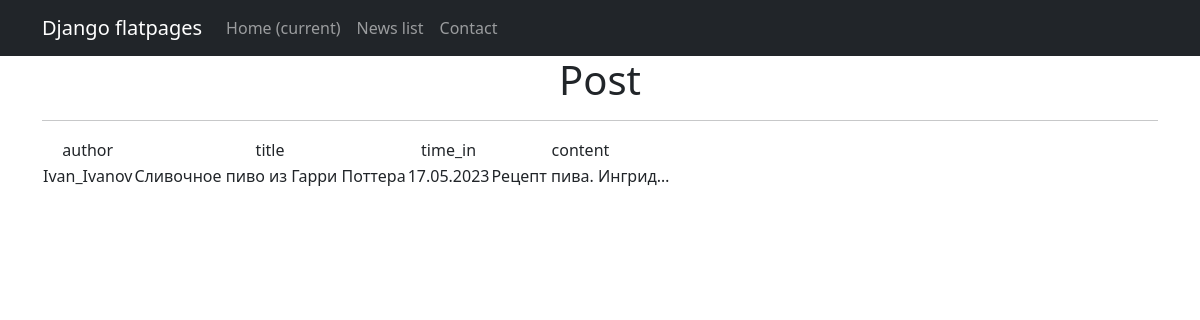
The page /news/1/ on the database its author committed.
### news_portal/models.py (models this page shows, shortened)
class Post(models.Model):
    author = models.ForeignKey(Author, on_delete=models.CASCADE)
    post_kind = models.CharField(max_length=1, choices=KIND, default=news)
    time_in = models.DateTimeField(auto_now_add=True)
    category = models.ManyToManyField(Category, through='PostCategory')
    title = models.CharField(max_length=255)
    content = models.TextField()
    post_rating = models.IntegerField(default=0)

class Author(models.Model):
    author = models.OneToOneField(User, on_delete=models.CASCADE)
    author_rating = models.IntegerField(default=0)
    def __str__(self):
        return self.author.username

### news_portal/views.py (the view)
# urls.py: path('<int:pk>/', PostDetail.as_view(), name='news_one'),
class PostDetail(DetailView):
    model = Post
    template_name = 'news_one.html'
    context_object_name = 'news_one'
    pk_url_kwarg = 'pk'

### templates/news_one.html (shortened to what this page needs)
{% extends 'flatpages/default.html' %}
{% block content %}
   <h1>Post</h1>
   <hr>
   {% if news_one %}
       <table>
           <tr>
               <td>author</td>
               <td>title</td>
               <td>time_in</td>
               <td>content</td>
           </tr>
           <tr>
               <td>{{ news_one.author }}</td>
               <td>{{ news_one.title }}</td>
               <td>{{ news_one.time_in|date:'d.m.Y' }}</td>
               <td>{{ news_one.content|truncatechars:20 }}</td>
           </tr>
       </table>
   {% else %}
       <h2>No news!</h2>
   {% endif %}
{% endblock content %}

### rows shown on the page
Post: author "Ivan_Ivanov", title "Сливочное пиво из Гарри Поттера", time_in "17.05.2023", content "Рецепт пива. Ингрид…"
